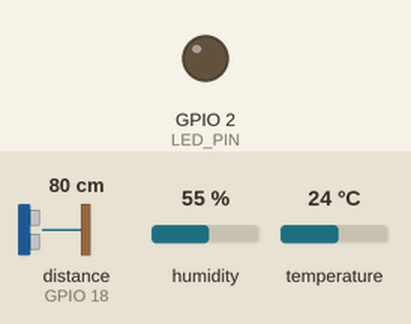
Recording of a sketch running on a simulated ESP32. On the bench: output pins drawn as LEDs (lit = HIGH). Wiring (inferred from the names in the program): ultrasonic range finder: trigger GPIO 5; echo GPIO 18. Inputs (shaded band) come from the test bench; at power-on: distance to the obstacle (sensor on GPIO 18) 80 cm, humidity 55 %, temperature 24 °C. The echo pulse lasts 58.3 µs per cm; WiFi joins after 1.5 s; servers stay silent unless stated; no MQTT or app messages arrive unless stated; pins used as bus, display or sensor lines are not drawn.

Above: at 2.7 s.
2.8 s: distance to the obstacle (sensor on GPIO 18) set to 54 cm
5.5 s: distance to the obstacle (sensor on GPIO 18) set to 46 cm
At 7.0 s:
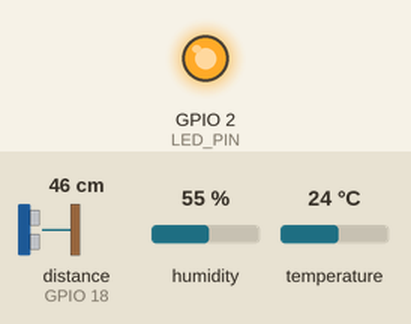
8.2 s: distance to the obstacle (sensor on GPIO 18) set to 60 cm
At 10.8 s:
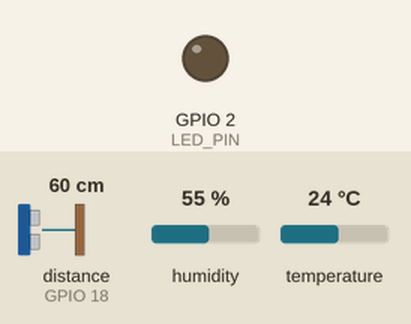
11.1 s: distance to the obstacle (sensor on GPIO 18) set to 2 cm
At 12.5 s:
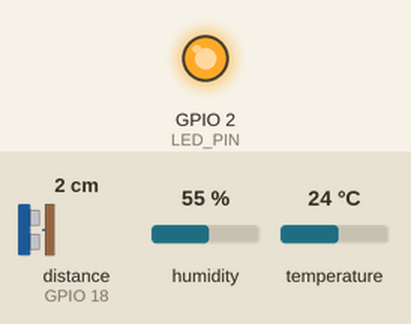
Timing chart, 0 to 14.1 s (numbered marks = the images above; inputs shaded):
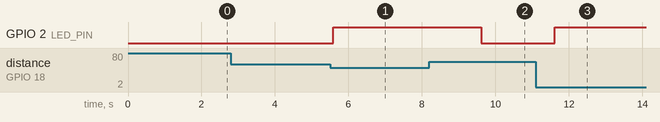

The sketch:

main.ino
```cpp
#include <WiFi.h>
#include <PubSubClient.h>
#include <DHT.h>

#define DHTPIN 4
#define DHTTYPE DHT22
#define TRIG_PIN 5
#define ECHO_PIN 18
#define LED_PIN 2

const char* ssid = "Wokwi-GUEST";
const char* password = "";
const char* mqtt_server = "broker.hivemq.com";

WiFiClient espClient;
PubSubClient client(espClient);
DHT dht(DHTPIN, DHTTYPE);

void setup_wifi() {
  delay(10);
  WiFi.begin(ssid, password);
  while (WiFi.status() != WL_CONNECTED) {
    delay(500);
  }
}

void reconnect() {
  while (!client.connected()) {
    if (client.connect("ESP32Client")) {
      // Conectado
    } else {
      delay(5000);
    }
  }
}

void setup() {
  pinMode(TRIG_PIN, OUTPUT);
  pinMode(ECHO_PIN, INPUT);
  pinMode(LED_PIN, OUTPUT);
  Serial.begin(115200);
  dht.begin();
  setup_wifi();
  client.setServer(mqtt_server, 1883);
}

void loop() {
  if (!client.connected()) {
    reconnect();
  }
  client.loop();

  digitalWrite(TRIG_PIN, LOW);
  delayMicroseconds(2);
  digitalWrite(TRIG_PIN, HIGH);
  delayMicroseconds(10);
  digitalWrite(TRIG_PIN, LOW);
  long duration = pulseIn(ECHO_PIN, HIGH);
  float distance = duration * 0.034 / 2;

  float temperature = dht.readTemperature();

  String payload = "{\"distance\":" + String(distance) + ",\"temperature\":" + String(temperature) + "}";
  client.publish("mottu/patio", payload.c_str());

  if (distance < 50) {
    digitalWrite(LED_PIN, HIGH);
  } else {
    digitalWrite(LED_PIN, LOW);
  }

  delay(2000);
}
```

Measured:
- the behaviour switches between 51 and 50 cm on distance to the obstacle (sensor on GPIO 18) (found by bisection; images 0 and 1)
- after the input at 2.8 s, every drawn part: stays the same
- after the input at 5.5 s, GPIO 2 (LED_PIN): LOW → HIGH after 0.09 s
- after the input at 8.2 s, GPIO 2 (LED_PIN): HIGH → LOW after 1.4 s
- after the input at 11.1 s, GPIO 2 (LED_PIN): LOW → HIGH after 0.52 s
